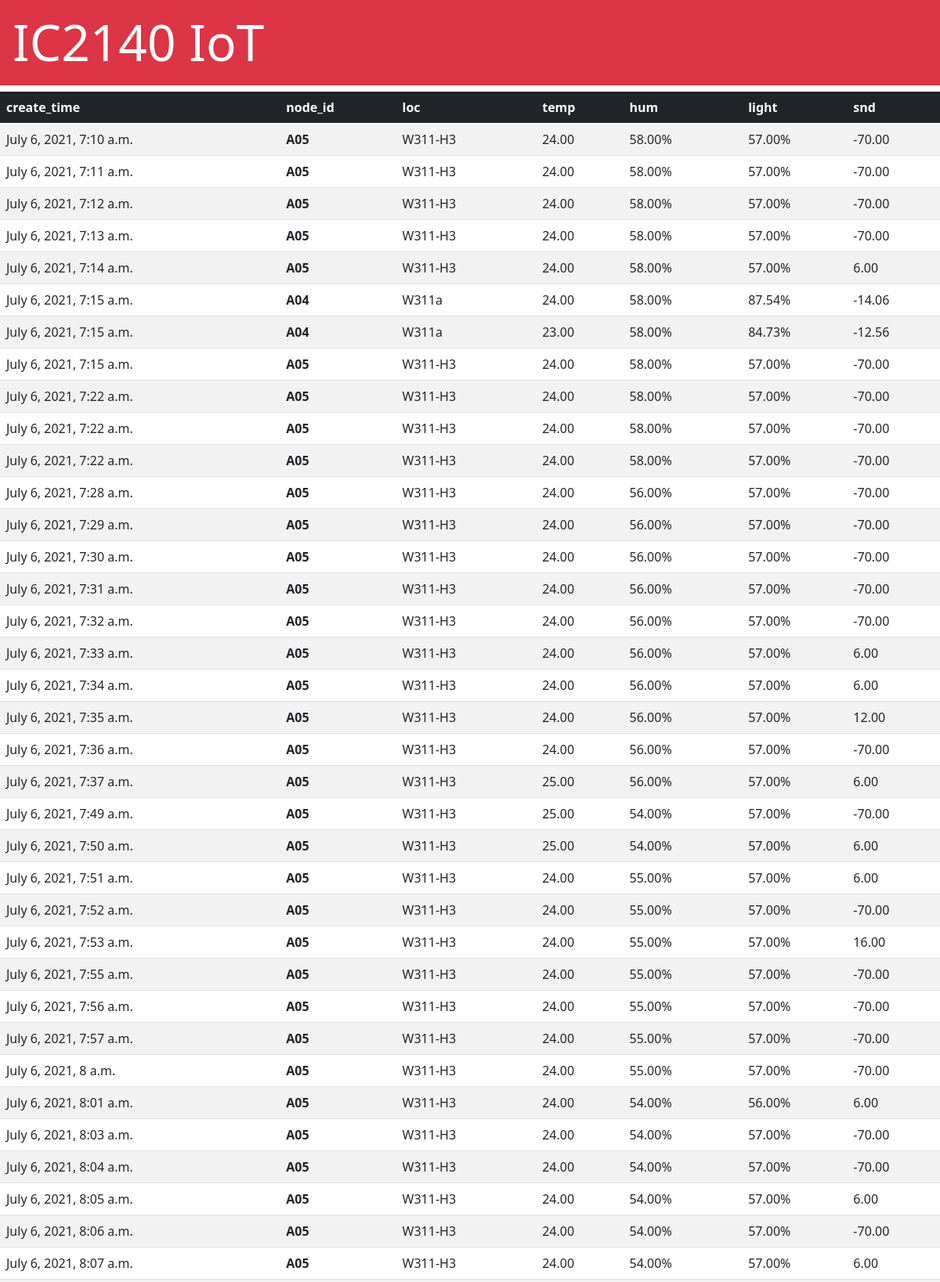
The page /iot/ (upper part) on the database its author committed.
### iot/models.py (models this page shows, shortened)
class Event(models.Model):
    create_time = models.DateTimeField(auto_now_add=True)
    node_id = models.CharField(max_length=2)
    loc = models.CharField(max_length=10)
    temp = models.DecimalField(max_digits=5, decimal_places=2)
    hum = models.DecimalField(max_digits=5, decimal_places=2)
    light = models.DecimalField(max_digits=5, decimal_places=2)
    snd = models.DecimalField(max_digits=5, decimal_places=2)

### iot/views.py (the view)
# urls.py: path('', views.index),
def index(request):
    events = Event.objects.all() # date_created descending order
    items2 = Event.objects.filter(loc ='W311-Z2')
    context = {'events' : events} # Store the data in "context" dictionaries
    return render(request, 'iot/index.html', context) # Pass the context to HTML template

### iot/templates/iot/index.html (shortened to what this page needs)
<!doctype html>
<HTML>
    <head>
        <link href="https://cdn.jsdelivr.net/npm/bootstrap@5.0.0/dist/css/bootstrap.mi
n.css" rel="stylesheet" integrity="sha384-
wEmeIV1mKuiNpC+IOBjI7aAzPcEZeedi5yW5f2yOq55WWLwNGmvvx4Um1vskeMj0" crossorigin=
"anonymous">
    </head>
    <body>
        <h1 class="display-3 p-3 mb-2 bg-danger text-white">IC2140 IoT</h1>
        <table class="table table-striped table-hover">
        <thead class="table-dark">
        <tr>
            <th>create_time</th>
        <th>node_id</th>
        <th>loc</th>
        <th>temp</th>
        <th>hum</th>
        <th>light</th>
        <th>snd</th>
        </tr>
        </thead>
        <tbody>
        {% for event in events %}
        <tr>
        <td>{{ event.create_time }}</td>
        <td><strong>{{ event.node_id }}</strong></td>
        <td>{{ event.loc }}</td>
        <td>{{ event.temp }}</td>
        <td>{{ event.hum }}%</td>
        <td>{{ event.light }}%</td>
        <td>{{ event.snd }}</td>
        </tr>
        {% endfor %}
        </tbody>
        </table>
        </body>
</HTML>

### rows shown on the page
Event: create_time "July 6, 2021, 7:10 a.m.", node_id "A05", loc "W311-H3", temp "24.00", hum "58.00", light "57.00", snd "-70.00"
Event: create_time "July 6, 2021, 7:11 a.m.", node_id "A05", loc "W311-H3", temp "24.00", hum "58.00", light "57.00", snd "-70.00"
Event: create_time "July 6, 2021, 7:12 a.m.", node_id "A05", loc "W311-H3", temp "24.00", hum "58.00", light "57.00", snd "-70.00"
Event: create_time "July 6, 2021, 7:13 a.m.", node_id "A05", loc "W311-H3", temp "24.00", hum "58.00", light "57.00", snd "-70.00"
Event: create_time "July 6, 2021, 7:14 a.m.", node_id "A05", loc "W311-H3", temp "24.00", hum "58.00", light "57.00", snd "6.00"
Event: create_time "July 6, 2021, 7:15 a.m.", node_id "A04", loc "W311a", temp "24.00", hum "58.00", light "87.54", snd "-14.06"
Event: create_time "July 6, 2021, 7:15 a.m.", node_id "A04", loc "W311a", temp "23.00", hum "58.00", light "84.73", snd "-12.56"
Event: create_time "July 6, 2021, 7:15 a.m.", node_id "A05", loc "W311-H3", temp "24.00", hum "58.00", light "57.00", snd "-70.00"
Event: create_time "July 6, 2021, 7:22 a.m.", node_id "A05", loc "W311-H3", temp "24.00", hum "58.00", light "57.00", snd "-70.00"
Event: create_time "July 6, 2021, 7:22 a.m.", node_id "A05", loc "W311-H3", temp "24.00", hum "58.00", light "57.00", snd "-70.00"
Event: create_time "July 6, 2021, 7:22 a.m.", node_id "A05", loc "W311-H3", temp "24.00", hum "58.00", light "57.00", snd "-70.00"
Event: create_time "July 6, 2021, 7:28 a.m.", node_id "A05", loc "W311-H3", temp "24.00", hum "56.00", light "57.00", snd "-70.00"
Event: create_time "July 6, 2021, 7:29 a.m.", node_id "A05", loc "W311-H3", temp "24.00", hum "56.00", light "57.00", snd "-70.00"
Event: create_time "July 6, 2021, 7:30 a.m.", node_id "A05", loc "W311-H3", temp "24.00", hum "56.00", light "57.00", snd "-70.00"
Event: create_time "July 6, 2021, 7:31 a.m.", node_id "A05", loc "W311-H3", temp "24.00", hum "56.00", light "57.00", snd "-70.00"
Event: create_time "July 6, 2021, 7:32 a.m.", node_id "A05", loc "W311-H3", temp "24.00", hum "56.00", light "57.00", snd "-70.00"
Event: create_time "July 6, 2021, 7:33 a.m.", node_id "A05", loc "W311-H3", temp "24.00", hum "56.00", light "57.00", snd "6.00"
Event: create_time "July 6, 2021, 7:34 a.m.", node_id "A05", loc "W311-H3", temp "24.00", hum "56.00", light "57.00", snd "6.00"
Event: create_time "July 6, 2021, 7:35 a.m.", node_id "A05", loc "W311-H3", temp "24.00", hum "56.00", light "57.00", snd "12.00"
Event: create_time "July 6, 2021, 7:36 a.m.", node_id "A05", loc "W311-H3", temp "24.00", hum "56.00", light "57.00", snd "-70.00"
Event: create_time "July 6, 2021, 7:37 a.m.", node_id "A05", loc "W311-H3", temp "25.00", hum "56.00", light "57.00", snd "6.00"
Event: create_time "July 6, 2021, 7:49 a.m.", node_id "A05", loc "W311-H3", temp "25.00", hum "54.00", light "57.00", snd "-70.00"
Event: create_time "July 6, 2021, 7:50 a.m.", node_id "A05", loc "W311-H3", temp "25.00", hum "54.00", light "57.00", snd "6.00"
Event: create_time "July 6, 2021, 7:51 a.m.", node_id "A05", loc "W311-H3", temp "24.00", hum "55.00", light "57.00", snd "6.00"
Event: create_time "July 6, 2021, 7:52 a.m.", node_id "A05", loc "W311-H3", temp "24.00", hum "55.00", light "57.00", snd "-70.00"
Event: create_time "July 6, 2021, 7:53 a.m.", node_id "A05", loc "W311-H3", temp "24.00", hum "55.00", light "57.00", snd "16.00"
Event: create_time "July 6, 2021, 7:55 a.m.", node_id "A05", loc "W311-H3", temp "24.00", hum "55.00", light "57.00", snd "-70.00"
Event: create_time "July 6, 2021, 7:56 a.m.", node_id "A05", loc "W311-H3", temp "24.00", hum "55.00", light "57.00", snd "-70.00"
Event: create_time "July 6, 2021, 7:57 a.m.", node_id "A05", loc "W311-H3", temp "24.00", hum "55.00", light "57.00", snd "-70.00"
Event: create_time "July 6, 2021, 8 a.m.", node_id "A05", loc "W311-H3", temp "24.00", hum "55.00", light "57.00", snd "-70.00"
Event: create_time "July 6, 2021, 8:01 a.m.", node_id "A05", loc "W311-H3", temp "24.00", hum "54.00", light "56.00", snd "6.00"
Event: create_time "July 6, 2021, 8:03 a.m.", node_id "A05", loc "W311-H3", temp "24.00", hum "54.00", light "57.00", snd "-70.00"
Event: create_time "July 6, 2021, 8:04 a.m.", node_id "A05", loc "W311-H3", temp "24.00", hum "54.00", light "57.00", snd "-70.00"
Event: create_time "July 6, 2021, 8:05 a.m.", node_id "A05", loc "W311-H3", temp "24.00", hum "54.00", light "57.00", snd "6.00"
Event: create_time "July 6, 2021, 8:06 a.m.", node_id "A05", loc "W311-H3", temp "24.00", hum "54.00", light "57.00", snd "-70.00"
Event: create_time "July 6, 2021, 8:07 a.m.", node_id "A05", loc "W311-H3", temp "24.00", hum "54.00", light "57.00", snd "6.00"
